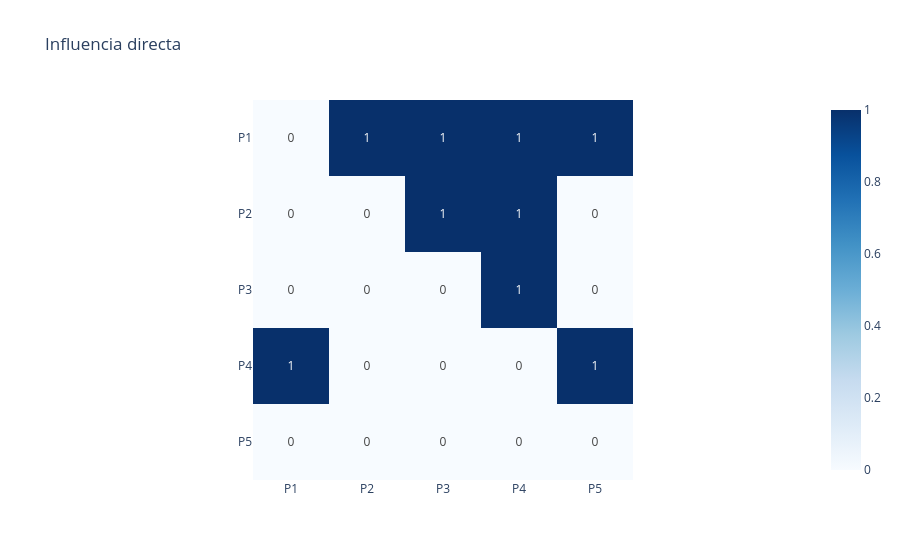

Write notebook code for a chart like this one.
### Markdown cell above
# **Visualización interactiva (plotly)**

### Code cell
import plotly.express as px

fig = px.imshow(A,
                text_auto=True,
                color_continuous_scale='Blues',
                title="Influencia directa")
plt.savefig(r"C:\Users\marco\Downloads\influencia_directa.png")
fig.show()

### Figure 1 — Plotly figure (JSON) as saved in the notebook; plotly's stock layout.template omitted (floating-point values rounded to 4 significant figures)
{"data": [{"coloraxis": "coloraxis", "hovertemplate": "x: %{x}<br>y: %{y}<br>color: %{z}<extra></extra>", "name": "0", "texttemplate": "%{z}", "type": "heatmap", "x": ["P1", "P2", "P3", "P4", "P5"], "xaxis": "x", "y": ["P1", "P2", "P3", "P4", "P5"], "yaxis": "y", "z": [[0, 1, 1, 1, 1], [0, 0, 1, 1, 0], [0, 0, 0, 1, 0], [1, 0, 0, 0, 1], [0, 0, 0, 0, 0]]}], "layout": {"coloraxis": {"colorscale": [[0, "rgb(247,251,255)"], [0.125, "rgb(222,235,247)"], [0.25, "rgb(198,219,239)"], [0.375, "rgb(158,202,225)"], [0.5, "rgb(107,174,214)"], [0.625, "rgb(66,146,198)"], [0.75, "rgb(33,113,181)"], [0.875, "rgb(8,81,156)"], [1, "rgb(8,48,107)"]]}, "title": {"text": "Influencia directa"}, "xaxis": {"anchor": "y", "constrain": "domain", "domain": [0, 1], "scaleanchor": "y"}, "yaxis": {"anchor": "x", "autorange": "reversed", "constrain": "domain", "domain": [0, 1]}}}
